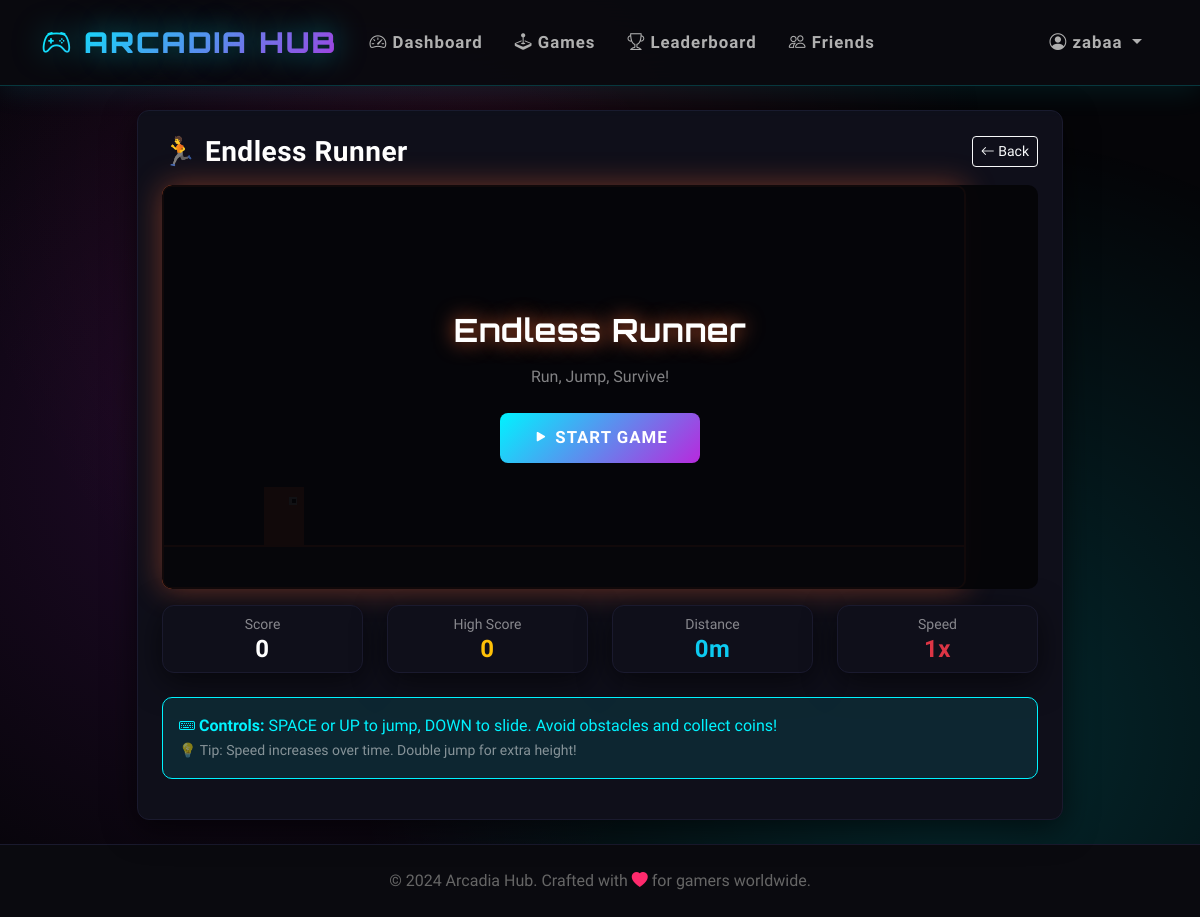
Screenshot of /game/runner (signed in) with the database file from the repository.
### tables this page shows
CREATE TABLE users (user_id INTEGER PRIMARY KEY AUTOINCREMENT, username TEXT UNIQUE NOT NULL, password_hash TEXT NOT NULL, email TEXT UNIQUE NOT NULL, created_at TIMESTAMP DEFAULT CURRENT_TIMESTAMP, last_login DATE, streak INTEGER DEFAULT 0, coins INTEGER DEFAULT 100, total_games_played INTEGER DEFAULT 0, total_score INTEGER DEFAULT 0, avatar_config TEXT, settings_config TEXT DEFAULT '{"theme": "dark", "sound": true, "notifications": true}', xp INTEGER DEFAULT 0, player_level INTEGER DEFAULT 1);

CREATE TABLE games (game_id INTEGER PRIMARY KEY AUTOINCREMENT, game_key TEXT UNIQUE NOT NULL, name TEXT NOT NULL, category TEXT, difficulty TEXT, play_count INTEGER DEFAULT 0, icon TEXT, color TEXT);

### app.py (the view)
@app.route('/game/<game_key>')
@login_required
def play_game(game_key):
    game = db.fetch_one("SELECT * FROM games WHERE game_key = ?", (game_key,))
    if not game:
        flash('Game not found', 'danger')
        return redirect(url_for('games'))
    return render_template(f'games/{game_key}.html', game=game)

### app.py (called while the page is built)
def login_required(f):
    @wraps(f)
    def decorated_function(*args, **kwargs):
        if 'user_id' not in session:
            flash('Please log in to access this page', 'warning')
            return redirect(url_for('login'))
        session.permanent = True
        return f(*args, **kwargs)
    return decorated_function

@app.before_request
def load_user():
    if 'user_id' in session:
        user = db.fetch_one("SELECT * FROM users WHERE user_id = ?", (session['user_id'],))
        if user:
            session.permanent = True

    def fetch_one(self, query, params=()):
        try:
            self.cursor.execute(query, params)
            return self.cursor.fetchone()
        except Exception as e:
            logger.error(f"Database fetch_one error: {e}\nQuery: {query}")
            raise

### templates/games/runner.html (shortened to what this page needs)
{% extends "base.html" %}
{% block content %}
<div class="row justify-content-center">
    <div class="col-md-10">
        <div class="card p-4">
            <div class="d-flex justify-content-between align-items-center mb-3">
                <h3 class="text-white mb-0">{{ game.icon }} {{ game.name }}</h3>
                <a href="{{ url_for('games') }}" class="btn btn-sm btn-outline-light">
                    <i class="bi bi-arrow-left"></i> Back
                </a>
            </div>
            <div class="text-center mb-3 position-relative">
                <div id="gameOverlay" class="position-absolute top-0 start-0 w-100 h-100 d-flex flex-column align-items-center justify-content-center" style="background: rgba(5,5,8,0.95); border-radius: 10px; z-index: 10;">
                    <h2 class="text-white mb-3" id="overlayTitle" style="font-family: 'Orbitron', sans-serif; text-shadow: 0 0 20px rgba(255,107,53,0.8);">Endless Runner</h2>
                    <p class="text-white-50 mb-4" id="overlaySubtitle">Run, Jump, Survive!</p>
                    <button id="startBtn" class="btn btn-accent btn-lg pulse-glow">
                        <i class="bi bi-play-fill"></i> Start Game
                    </button>
                </div>
            </div>
            <div class="row mb-3">
                <div class="col-md-3 col-6 mb-2">
                    <div class="card bg-dark border-secondary p-2 text-center">
                        <small class="text-white-50">Score</small>
                        <h4 class="text-white mb-0" id="currentScore">0</h4>
                    </div>
                </div>
                <div class="col-md-3 col-6 mb-2">
                    <div class="card bg-dark border-secondary p-2 text-center">
                        <small class="text-white-50">High Score</small>
                        <h4 class="text-warning mb-0" id="highScore">0</h4>
                    </div>
                </div>
                <div class="col-md-3 col-6 mb-2">
                    <div class="card bg-dark border-secondary p-2 text-center">
                        <small class="text-white-50">Distance</small>
                        <h4 class="text-info mb-0" id="distance">0m</h4>
                    </div>
                </div>
                <div class="col-md-3 col-6 mb-2">
                    <div class="card bg-dark border-secondary p-2 text-center">
                        <small class="text-white-50">Speed</small>
                        <h4 class="text-danger mb-0" id="speedLevel">1x</h4>
                    </div>
                </div>
            </div>
            <div class="alert alert-info">
                <strong><i class="bi bi-keyboard"></i> Controls:</strong> SPACE or UP to jump, DOWN to slide. Avoid obstacles and collect coins!
                <br><small class="text-white-50">💡 Tip: Speed increases over time. Double jump for extra height!</small>
            </div>
        </div>
    </div>
</div>
{% endblock %}

### templates/base.html (shortened to what this page needs)
<!DOCTYPE html>
<html lang="en" data-bs-theme="dark">
<head>
    <link href="https://cdn.jsdelivr.net/npm/bootstrap@5.3.0/dist/css/bootstrap.min.css" rel="stylesheet">
    <link rel="stylesheet" href="https://cdn.jsdelivr.net/npm/bootstrap-icons@1.10.0/font/bootstrap-icons.css">
</head>
<body>
    <nav class="navbar navbar-expand-lg navbar-dark sticky-top">
        <div class="container">
            <a class="navbar-brand" href="{{ url_for('dashboard') }}">
                <i class="bi bi-controller"></i> ARCADIA HUB
            </a>
            {% if session.user_id %}
            <div class="collapse navbar-collapse" id="navbarNav">
                <ul class="navbar-nav me-auto">
                    <li class="nav-item">
                        <a class="nav-link" href="{{ url_for('dashboard') }}">
                            <i class="bi bi-speedometer2"></i> Dashboard
                        </a>
                    </li>
                    <li class="nav-item">
                        <a class="nav-link" href="{{ url_for('games') }}">
                            <i class="bi bi-joystick"></i> Games
                        </a>
                    </li>
                    <li class="nav-item">
                        <a class="nav-link" href="{{ url_for('leaderboard') }}">
                            <i class="bi bi-trophy"></i> Leaderboard
                        </a>
                    </li>
                    <li class="nav-item">
                        <a class="nav-link" href="{{ url_for('friends') }}">
                            <i class="bi bi-people"></i> Friends
                        </a>
                    </li>
                </ul>
                <ul class="navbar-nav">
                    <li class="nav-item dropdown">
                        <a class="nav-link dropdown-toggle" href="#" role="button" data-bs-toggle="dropdown">
                            <i class="bi bi-person-circle"></i> {{ session.username }}
                        </a>
                    </li>
                </ul>
            </div>
            {% endif %}
        </div>
    </nav>
    <main class="py-4">
        <div class="container">
            {% block content %}{% endblock %}
        </div>
    </main>
    <footer class="py-4 mt-auto">
        <div class="container text-center">
            <p class="mb-0" style="color: #666;">
                &copy; 2024 Arcadia Hub. Crafted with <i class="bi bi-heart-fill" style="color: var(--neon-pink);"></i> for gamers worldwide.
            </p>
        </div>
    </footer>
</body>
</html>

### templates/base.html (style rules this page uses)
* { margin: 0; padding: 0; box-sizing: border-box; }
:root { --neon-blue: #00f3ff; --neon-purple: #b829dd; --neon-pink: #ff2a6d; --neon-green: #05ffa1; --dark-bg: #0a0a0f; --darker-bg: #050508; --card-bg: #0f0f1a; --card-border: #1a1a2e; }
body { min-height: 100vh; background: var(--darker-bg); font-family: 'Rajdhani', sans-serif; color: #e0e0e0; overflow-x: hidden; }
body::before { content: ''; position: fixed; top: 0; left: 0; width: 100%; height: 100%; background: radial-gradient(circle at 20% 50%, rgba(184, 41, 221, 0.15) 0%, transparent 50%), radial-gradient(circle at 80% 80%, rgba(0, 243, 255, 0.15) 0%, transparent 50%), radial-gradient(circle at 40% 20%, rgba(255, 42, 109, 0.1) 0%, transparent 50%); pointer-events: none; z-index: -1; }
.navbar { background: rgba(10, 10, 15, 0.95) !important; backdrop-filter: blur(20px); border-bottom: 1px solid rgba(0, 243, 255, 0.2); box-shadow: 0 4px 30px rgba(0, 243, 255, 0.1); padding: 1rem 0; }
.navbar-brand { font-family: 'Orbitron', sans-serif; font-weight: 900; font-size: 1.8rem; background: linear-gradient(135deg, var(--neon-blue), var(--neon-purple)); -webkit-background-clip: text; -webkit-text-fill-color: transparent; background-clip: text; text-shadow: 0 0 30px rgba(0, 243, 255, 0.5); letter-spacing: 2px; }
.nav-link { font-weight: 600; font-size: 1.05rem; letter-spacing: 1px; color: #b0b0b0 !important; transition: all 0.3s ease; position: relative; padding: 0.5rem 1rem !important; }
.nav-link::before { content: ''; position: absolute; bottom: 0; left: 50%; transform: translateX(-50%); width: 0; height: 2px; background: linear-gradient(90deg, var(--neon-blue), var(--neon-purple)); transition: width 0.3s ease; }
.card { background: var(--card-bg) !important; border: 1px solid var(--card-border) !important; border-radius: 12px; box-shadow: 0 8px 32px rgba(0, 0, 0, 0.6); transition: all 0.3s ease; position: relative; overflow: hidden; }
.card::before { content: ''; position: absolute; top: 0; left: 0; right: 0; height: 2px; background: linear-gradient(90deg, transparent, var(--neon-blue), var(--neon-purple), transparent); opacity: 0; transition: opacity 0.3s ease; }
.btn-accent { background: linear-gradient(135deg, var(--neon-blue), var(--neon-purple)); border: none; color: white; padding: 12px 32px; border-radius: 8px; font-weight: 700; font-size: 1.05rem; letter-spacing: 1px; transition: all 0.3s ease; position: relative; overflow: hidden; text-transform: uppercase; }
.btn-accent::before { content: ''; position: absolute; top: 50%; left: 50%; width: 0; height: 0; border-radius: 50%; background: rgba(255, 255, 255, 0.2); transform: translate(-50%, -50%); transition: width 0.6s, height 0.6s; }
.alert { border-radius: 10px; border: 1px solid; }
.alert-info { background: rgba(0, 243, 255, 0.1); border-color: var(--neon-blue); color: var(--neon-blue); }
footer { background: var(--dark-bg); border-top: 1px solid var(--card-border); }
.pulse-glow { animation: pulse-glow 2s ease-in-out infinite; }
h1, h2, h3, h4, h5, h6 { font-family: 'Rajdhani', sans-serif; font-weight: 700; letter-spacing: 0.5px; }

### rows the page displays
users: username "zabaa"
games: icon "🏃", name "Endless Runner"
